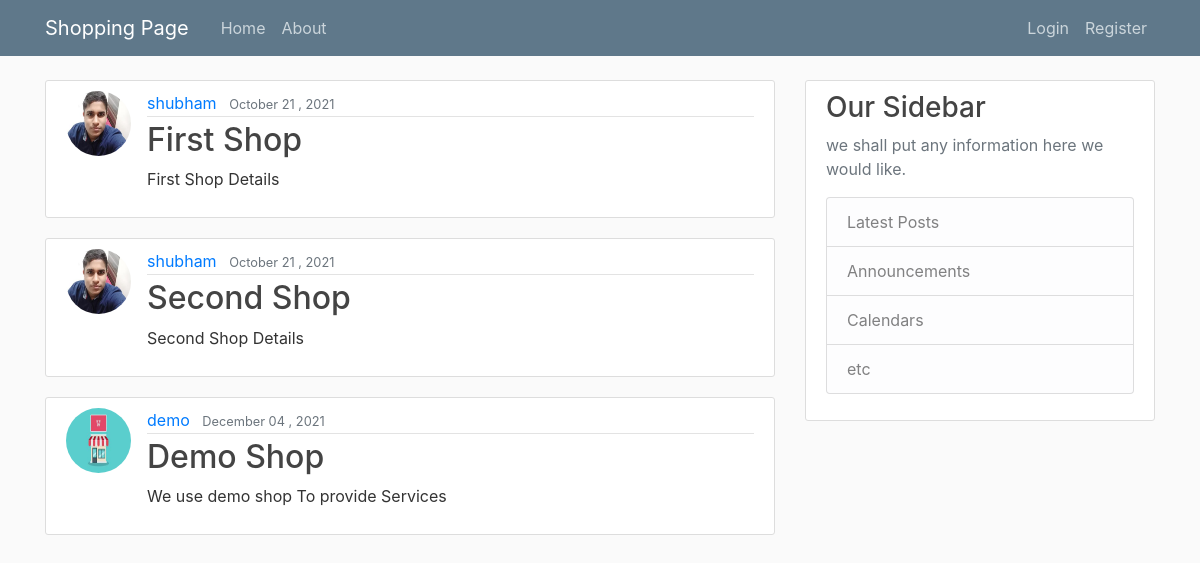
Page /shop/ on the earlier database version.
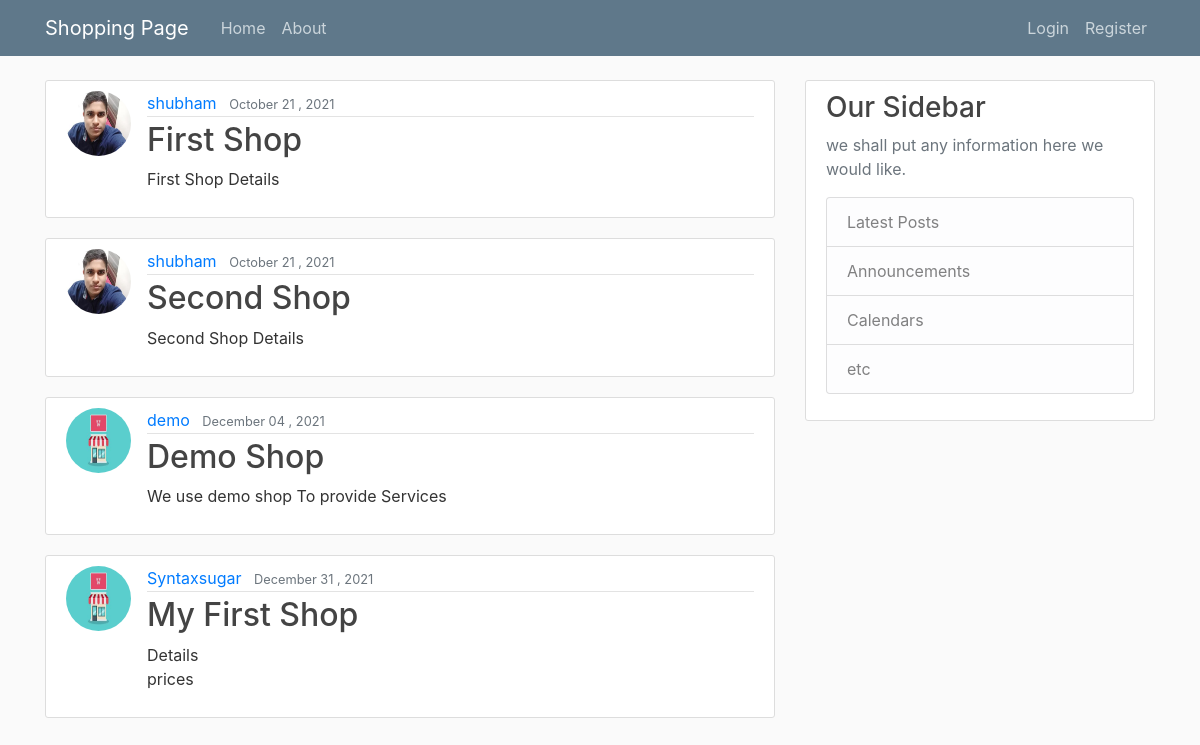
Same page on the later database version.
### shop/models.py (models this page shows, shortened)
class ShopDetails(models.Model):
    title = models.CharField(max_length=100)
    content = models.TextField()
    date_posted = models.DateTimeField(default=timezone.now)
    owner = models.ForeignKey(User, on_delete=models.CASCADE)

### users/models.py (models this page shows, shortened)
class Profile(models.Model):
    user = models.OneToOneField(User,on_delete=models.CASCADE)
    image = models.ImageField(default='default.jpg' , upload_to = 'profile_pic')

### shop/views.py (the view)
# urls.py: path('',ShopListView.as_view() , name= 'shop-home'),
class ShopListView (ListView):
    model = ShopDetails
    template_name = "shop/home.html"
    context_object_name = "shop_details"
    ordering = ['date_posted']

### shop/templates/shop/home.html (shortened to what this page needs)
{% extends 'shop/base.html' %}
{%load static%}
{%block link%}
<link rel="stylesheet" href=" {% static 'main.css'%}">
{%endblock link%}
{% block content %}
    {% for shop in shop_details%}
        <article class="media content-section">
            <img class="rounded-circle article-img " src="{{ shop.owner.profile.image.url}}">
            <div class="media-body">
                <div class="article-metadata">
                    <a class="mr-2" href="#">{{ shop.owner}}</a>
                    <small class="text-muted">{{ shop.date_posted | date:"F d , Y"}}</small>
                </div>
                <h2>
                <a class="article-title" href="{% url 'shop-detail' shop.id %}">{{ shop.title}}</a></h2>
                <p class="article-content">{{ shop.content }}</p>
            </div>
        </article>
    {% endfor %}
{% endblock content %}

### shop/templates/shop/base.html (shortened to what this page needs)
{% load static %}
<!DOCTYPE html>
<html>
<head>
    <link rel="stylesheet" href="https://stackpath.bootstrapcdn.com/bootstrap/4.3.1/css/bootstrap.min.css">
    <link rel="stylesheet" type="text/css" href="{% static 'shop/main.css' %}">
    {%block link%}
    {%endblock link %}
</head>
<body>
    <header class="site-header">
    <nav class="navbar navbar-expand-md navbar-dark bg-steel fixed-top">
        <div class="container">
        <a class="navbar-brand mr-4" href=" {% url 'shop-home' %} ">Shopping Page</a>
        <div class="collapse navbar-collapse" id="navbarToggle">
            <div class="navbar-nav mr-auto">
            <a class="nav-item nav-link" href="{% url 'shop-home'%}">Home</a>
            <a class="nav-item nav-link" href="{% url 'shop-about'%}">About</a>
            </div>
            <div class="navbar-nav">
            {% if user.is_authenticated %}
                <a class="nav-item nav-link" href="{% url 'user-profile' %}">Profile</a>
                <a class="nav-item nav-link" href="{% url 'user-logout' %}">Logout</a>
                <a class="nav-item nav-link" href="{% url 'shop-create' %}">Create Shop</a>
            {% else %}
                <a class="nav-item nav-link" href="{% url 'user-login' %}">Login</a>
                <a class="nav-item nav-link" href="{% url 'user-register' %}">Register</a>
            {% endif %}
            </div>
        </div>
        </div>
    </nav>
    </header>
    <main role="main" class="container">
    <div class="row">
        <div class="col-md-8">
        {% block content %}
        {% endblock %}
        </div>
        <div class="col-md-4">
        <div class="content-section">
            <h3>Our Sidebar</h3>
            <p class='text-muted'>we shall put any information here we would like.
            <ul class="list-group">
                <li class="list-group-item list-group-item-light">Latest Posts</li>
                <li class="list-group-item list-group-item-light">Announcements</li>
                <li class="list-group-item list-group-item-light">Calendars</li>
                <li class="list-group-item list-group-item-light">etc</li>
            </ul>
            </p>
        </div>
        </div>
    </div>
    </main>
</body>
</html>

### shop/static/shop/main.css (style rules this page uses)
body { background: #fafafa; color: #333333; margin-top: 5rem; }
h1, h2, h3, h4, h5, h6 { color: #444444; }
ul { margin: 0; }
.bg-steel { background-color: #5f788a; }
.site-header .navbar-nav .nav-link { color: #cbd5db; }
.content-section { background: #ffffff; padding: 10px 20px; border: 1px solid #dddddd; border-radius: 3px; margin-bottom: 20px; }
.article-title { color: #444444; }
.article-content { white-space: pre-line; }
.article-img { height: 65px; width: 65px; margin-right: 16px; }
.article-metadata { padding-bottom: 1px; margin-bottom: 4px; border-bottom: 1px solid #e3e3e3 }

Differences in the rows shown:
added ShopDetails: owner.profile.image (placeholder picture), owner "Syntaxsugar", date_posted "December 31 , 2021", title "My First Shop", content "Details prices"
